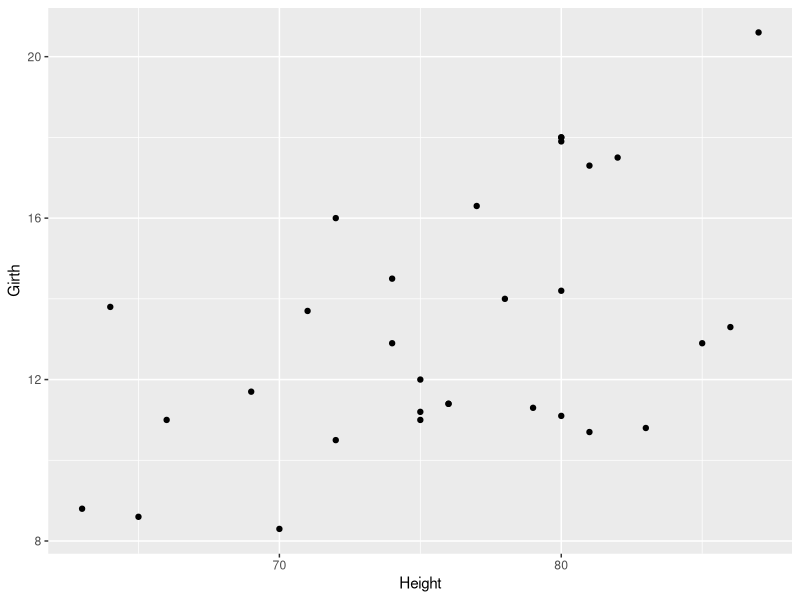
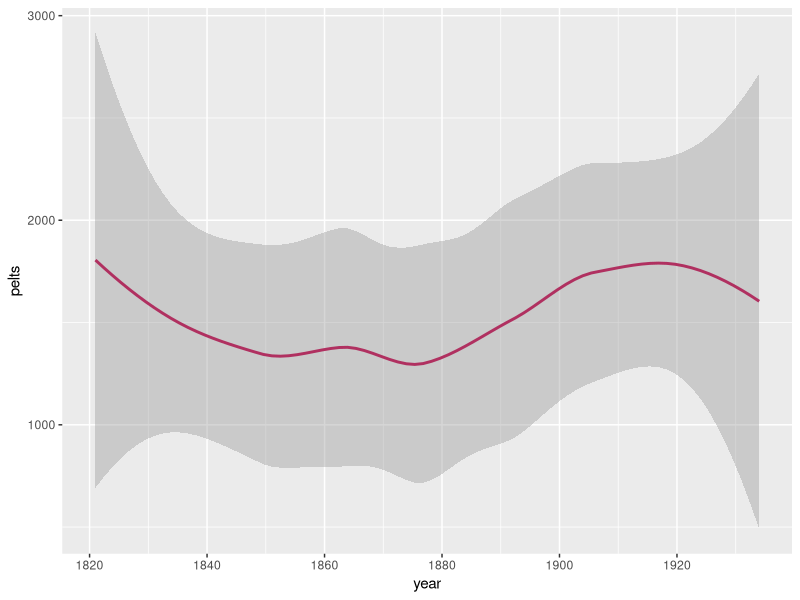
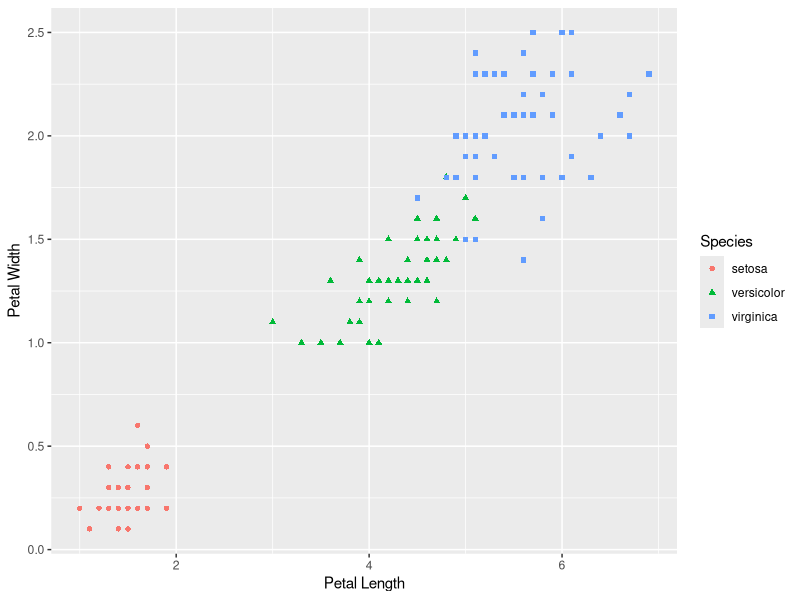
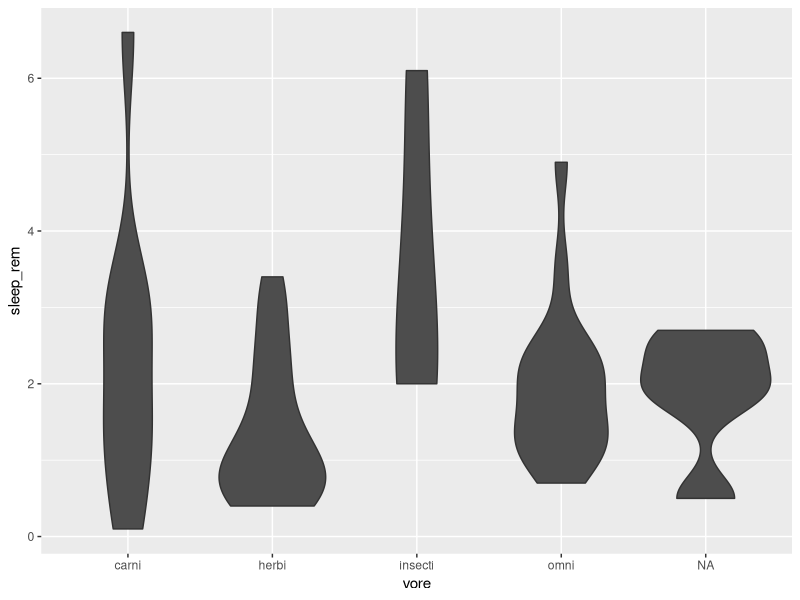
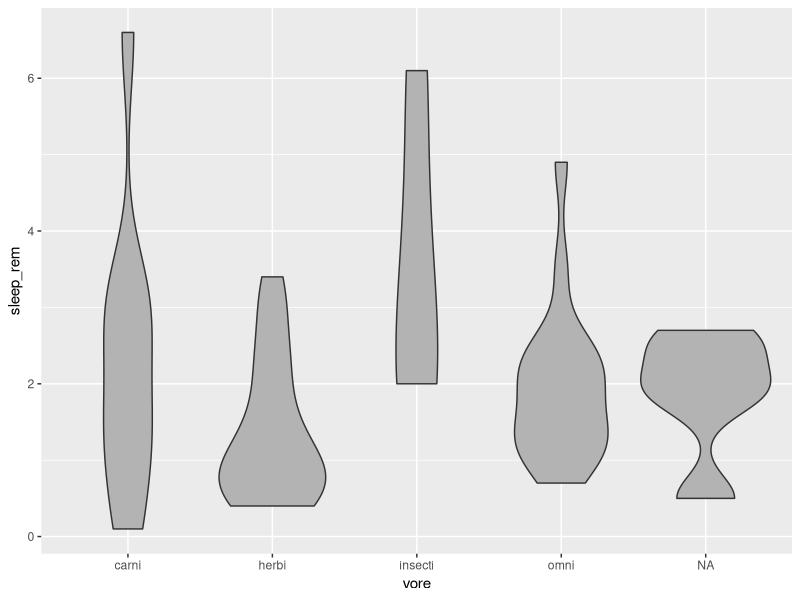
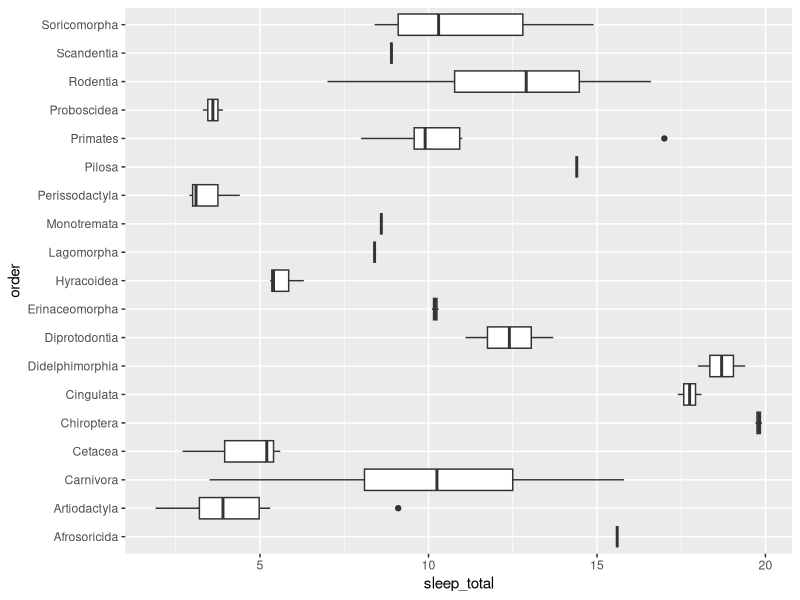
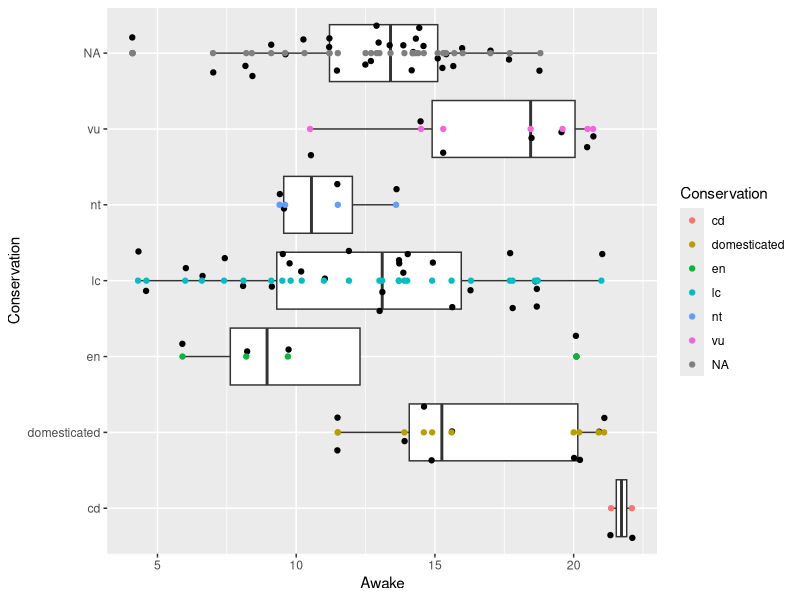
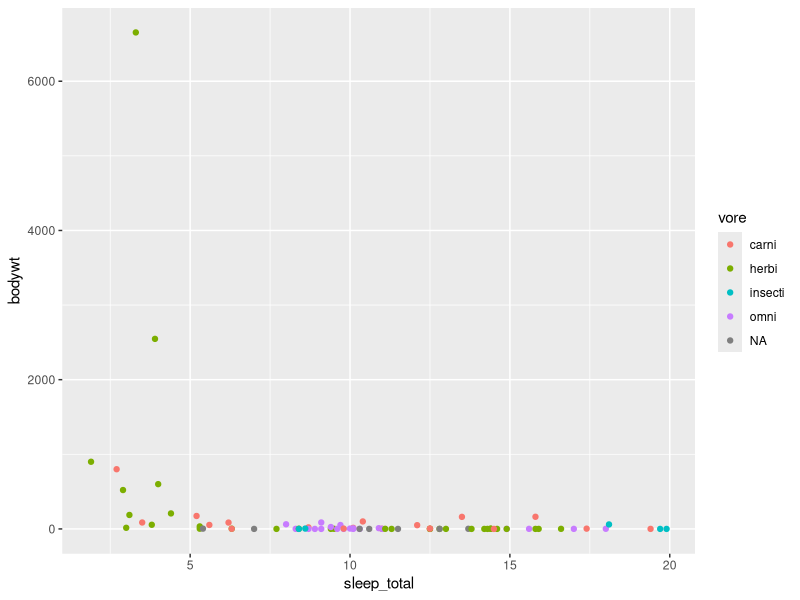

The R source for these figures, in order:
## ---- chunk 1
library(tidyverse)
## ---- chunk 2
data(trees)
## ---- chunk 3
?trees
## ---- chunk 4
ggplot(data=trees)+
  geom_point(mapping = aes(x=Height, y=Girth))
## ---- chunk 5
data("lynx")
## ---- chunk 6
?lynx
## ---- chunk 7
year <- c(1821:1934)
## ---- chunk 8
class(lynx)
## ---- chunk 9
pelts <- as.vector(lynx)
## ---- chunk 10
lynx_pelts <- data.frame(year, pelts)
## ---- chunk 11
ggplot(data = lynx_pelts)+
  geom_smooth(mapping = aes(x= year, y= pelts), color = "maroon")
## ---- chunk 12
data(iris)
## ---- chunk 13
?iris
## ---- chunk 14
ggplot(data=iris, mapping=aes(x=Petal.Length, y=Petal.Width)) + labs(y="Petal Width", x = "Petal Length") + geom_point(mapping= aes(color=Species, shape= Species, point=2))
## ---- chunk 15
data("msleep")
## ---- chunk 16
?msleep
## ---- chunk 17
ggplot(data = msleep, mapping= aes(x=vore, y=sleep_rem))+
  geom_violin(fill="gray 30")
## ---- chunk 18
ggplot(data = msleep, mapping= aes(x=vore, y=sleep_rem))+
  geom_violin(fill="gray 70")
## ---- chunk 19
ggplot(data=msleep, mapping = aes(x=order, y=sleep_total))+
  geom_boxplot()+
  coord_flip()
## ---- chunk 20
ggplot(data = msleep, mapping = aes(x= conservation, y= awake))+
  labs(y= "Awake", x= "Conservation")+
  geom_boxplot()+ geom_jitter()+
  geom_point(mapping = aes(color= conservation))+ guides(col=guide_legend("Conservation"))+coord_flip()
## ---- chunk 21
ggplot(data = msleep, mapping = aes(x= sleep_total, y= bodywt))+
  geom_point(mapping=aes(color=vore))
## ---- chunk 22
ggplot(data = msleep, mapping = aes(x= sleep_total, y= brainwt))+
  geom_point(mapping=aes(color=conservation))+facet_wrap(~ vore, ncol = 3)
